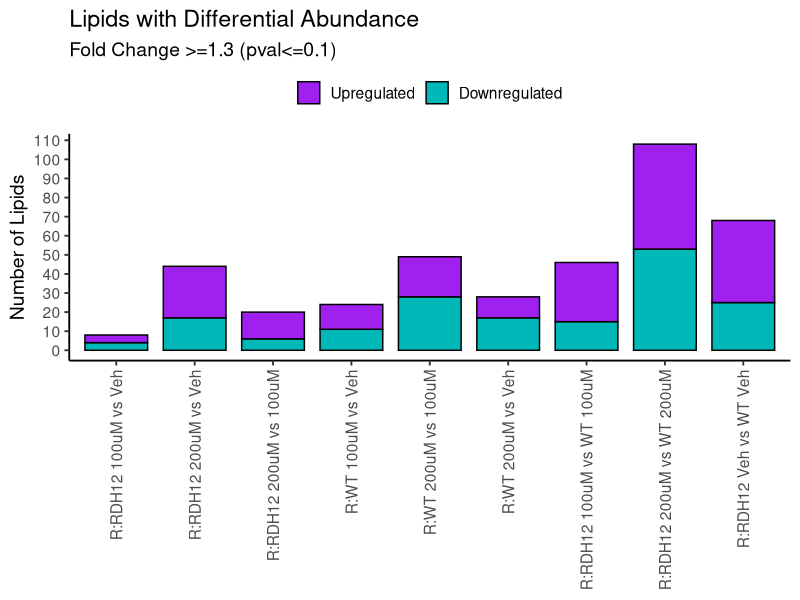
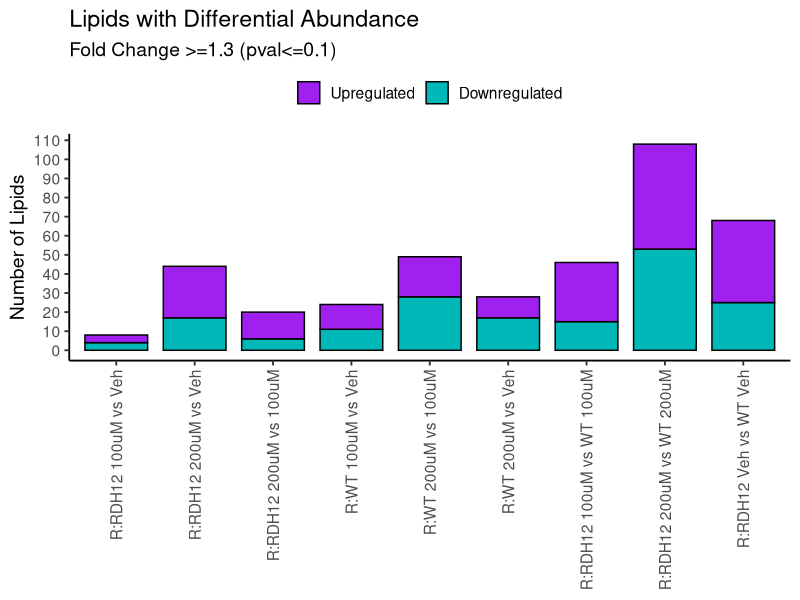

Here is the R script that generated these plots, in order:
# =========================================================
# Count up/down proteins per contrast and make stacked bar plot
# with user-defined plotting order
# =========================================================

library(dplyr)
library(ggplot2)
library(stringr)
library(tidyr)

# ---------------------------------------------------------
# 1. USER INPUTS
# ---------------------------------------------------------
#Recovery_DEA_results_v1_corrected.csv
DEPresults_v2 <- read.csv("Lipidomics/output_txts/Recovery_DEA_results_v1_corrected.csv")
colnames(DEPresults_v2)
padj_cutoff <- 0.1
lfc_cutoff  <- log2(1.3)

# Define labels in the EXACT order you want them plotted
pretty_contrast_names <- c(
  
  "RDH12_100_vs_RDH12_Veh" =
    "R:RDH12 100uM vs Veh",
  "RDH12_200_vs_RDH12_Veh" =
    "R:RDH12 200uM vs Veh",
  "RDH12_200_vs_RDH12_100" =
    "R:RDH12 200uM vs 100uM",
  
  "Control_100_vs_Control_Veh" =
    "R:WT 100uM vs Veh",
  "Control_200_vs_Control_100" =
    "R:WT 200uM vs 100uM",
  "Control_200_vs_Control_Veh" =
    "R:WT 200uM vs Veh",
  
  "RDH12_100_vs_Control_100" =
    "R:RDH12 100uM vs WT 100uM",
  "RDH12_200_vs_Control_200" =
    "R:RDH12 200uM vs WT 200uM",
  "RDH12_Veh_vs_Control_Veh" =
    "R:RDH12 Veh vs WT Veh"
 
)

# Output file
out_file <- "Lipidomics/Figures/Recovery/stacked_DE_counts_by_contrast.svg"

# ---------------------------------------------------------
# 2. HELPER FUNCTIONS
# ---------------------------------------------------------

get_all_contrasts <- function(df) {
  colnames(df) %>%
    .[str_detect(., "_ratio$")] %>%
    str_remove("_ratio$")
}

count_sig_by_contrast <- function(df, contrast, padj_cutoff = 0.1, lfc_cutoff = log2(1.5)) {
  ratio_col <- paste0(contrast, "_ratio")
  padj_col  <- paste0(contrast, "_p.val")
  
  needed_cols <- c(ratio_col, padj_col)
  missing_cols <- setdiff(needed_cols, colnames(df))
  
  if (length(missing_cols) > 0) {
    stop(
      "Missing columns for contrast ", contrast, ": ",
      paste(missing_cols, collapse = ", ")
    )
  }
  
  tmp <- df %>%
    transmute(
      ratio = .data[[ratio_col]],
      padj  = .data[[padj_col]]
    ) %>%
    mutate(
      direction = case_when(
        !is.na(padj) & !is.na(ratio) & padj <= padj_cutoff & ratio >=  lfc_cutoff ~ "Upregulated",
        !is.na(padj) & !is.na(ratio) & padj <= padj_cutoff & ratio <= -lfc_cutoff ~ "Downregulated",
        TRUE ~ "NS"
      )
    )
  
  tmp %>%
    filter(direction != "NS") %>%
    count(direction, name = "n") %>%
    complete(
      direction = c("Downregulated", "Upregulated"),
      fill = list(n = 0)
    ) %>%
    mutate(contrast = contrast)
}

# ---------------------------------------------------------
# 3. GET CONTRASTS AND CHECK MAPPINGS
# ---------------------------------------------------------

all_contrasts <- get_all_contrasts(DEPresults_v2)

# Check for contrasts in the data that are not in your desired order vector
missing_from_mapping <- setdiff(all_contrasts, names(pretty_contrast_names))
if (length(missing_from_mapping) > 0) {
  message("These contrasts are in DEPresults_v2 but not in pretty_contrast_names:")
  print(missing_from_mapping)
}

# Check for names in your mapping that are not in the data
missing_from_data <- setdiff(names(pretty_contrast_names), all_contrasts)
if (length(missing_from_data) > 0) {
  message("These contrasts are in pretty_contrast_names but not in DEPresults_v2:")
  print(missing_from_data)
}

# ---------------------------------------------------------
# 4. BUILD SUMMARY TABLE
# ---------------------------------------------------------

count_table <- lapply(
  all_contrasts,
  function(x) count_sig_by_contrast(
    df = DEPresults_v2,
    contrast = x,
    padj_cutoff = padj_cutoff,
    lfc_cutoff = lfc_cutoff
  )
) %>%
  bind_rows() %>%
  mutate(
    contrast_label = if_else(
      contrast %in% names(pretty_contrast_names),
      pretty_contrast_names[contrast],
      contrast
    )
  )

# Force the plotting order to follow pretty_contrast_names exactly
desired_order <- unname(pretty_contrast_names)

# If any contrasts were not mapped, append their raw names to the end
extra_labels <- setdiff(unique(count_table$contrast_label), desired_order)

count_table <- count_table %>%
  mutate(
    contrast_label = factor(
      contrast_label,
      levels = c(desired_order, extra_labels)
    ),
    direction = factor(direction, levels = c("Upregulated", "Downregulated"))
  )

print(count_table)

# ---------------------------------------------------------
# 5. PLOT
# ---------------------------------------------------------
p <- ggplot(count_table, aes(x = contrast_label, y = n, fill = direction)) +
  geom_col(color = "black", width = 0.8) +
  scale_fill_manual(
    values = c(
      "Downregulated" = "#00B8B8",
      "Upregulated"   = "purple"
    )
  ) +
  
  scale_y_continuous(
    breaks = scales::pretty_breaks(n = 10)
  )+
  labs(
    title = "Lipids with Differential Abundance",
    subtitle =  "Fold Change >=1.3 (pval<=0.1)",
    x = NULL,
    y = "Number of Lipids",
    fill = NULL
  ) +
  theme_classic(base_size = 14) +
  theme(
    axis.text.x = element_text(angle = 90, vjust = 0.5, hjust = 1),
    legend.position = "top"
  )
print(p)

# ---------------------------------------------------------
# 6. OPTIONAL SAVE
# ---------------------------------------------------------

ggsave(
  filename = "Lipidomics/Figures/Recovery/stacked_DEP_counts_by_contrast.svg",
  plot = p,
  width = 8,
  height = 7
)
